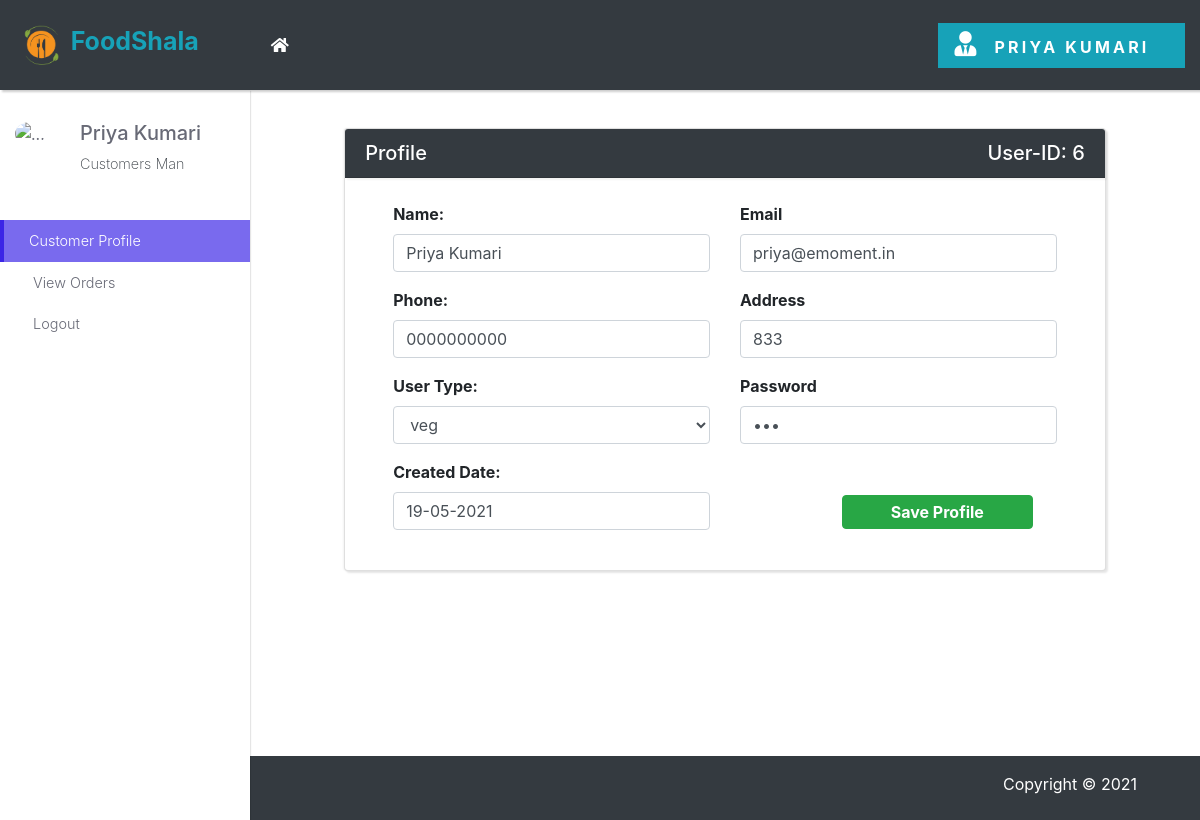
Page /Customer/customer.php (signed in) on the committed database.
### tables this page shows
CREATE TABLE `register` (
  `id` int(11) NOT NULL,
  `name` varchar(255) NOT NULL,
  `email` varchar(255) NOT NULL,
  `phone` varchar(255) NOT NULL,
  `address` varchar(255) NOT NULL,
  `res_type` varchar(255) NOT NULL,
  `password` varchar(255) NOT NULL,
  `created_at` timestamp NULL DEFAULT NULL,
  `updated_at` timestamp NULL DEFAULT NULL
);

### Customer/customer.php (the view, shortened to what this page needs)
<?php include 'pages/navbar.php'; ?>
<?php include 'pages/sidebar.php'; ?>
<div class="content-inner">
          <header class="page-header">
            <div class="container-fluid">
              <h2 class="no-margin-bottom">Customer</h2>
            </div>
          </header>
          <section class="updates padding-top">
            <div class="container-fluid">
              <div class="row justify-content-center">
                <div class="col-lg-10 justify-content-center">
                  <div class="recent-updates card">
                    <div class="card-header bg-dark text-white">
                      <div class="row RightSide">
                        <div class="col-md-6 UserProfile">
                          <h3 class="h5">Profile</h3>
                        </div>
                        <div class="col-md-6 text-right UserID">
                          <h3 class="h5">User-ID: <?php echo $_SESSION['customer_id']; ?></h3>
                        </div>
                      </div>
                    </div>
                    <div class="card-body no-padding px-5 py-4">
                      <?php
                        $id=$_SESSION['customer_id'];
                        $query="SELECT * FROM register WHERE id=$id ";
                        $run=mysqli_query($con,$query);
                        $row=mysqli_fetch_array($run);
                        foreach ($row as $user) {
                          $name=$row['name'];
                          $email=$row['email'];
                          $phone=$row['phone'];
                          $address=$row['address'];
                          $res_type=$row['res_type'];
                          $password=$row['password'];
                          $created_at=$row['created_at'];
                        }
                      ?>
                      <form action="" method="POST">
                        <div class="row">
                        <div class="col-md-6">
                          <label for="" class="font-weight-bold">Name:</label>
                          <div class="form-group">
                            <input type="text" class="form-control" value="<?php echo $name?>">
                          </div>
                        </div>
                        <div class="col-md-6">
                          <label for="" class="font-weight-bold">Email</label>
                          <div class="form-group">
                            <input type="text" class="form-control" value="<?php echo $email?>">
                          </div>
                        </div>
                      </div>
                      <div class="row">
                        <div class="col-md-6">
                          <label for="" class="font-weight-bold">Phone:</label>
                          <div class="form-group">
                            <input type="text" class="form-control" value="<?php echo $phone?>">
                          </div>
                        </div>
                        <div class="col-md-6">
                          <label for="" class="font-weight-bold">Address</label>
                          <div class="form-group">
                            <input type="text" class="form-control" value="<?php echo $address?>">
                          </div>
                        </div>
                      </div>
                      <div class="row">
                        <div class="col-md-6">
                          <label for="" class="font-weight-bold">User Type:</label>
                          <div class="form-group">
                            <select name="usertype" id="" class="form-control">
                              <option value="<?php echo $res_type;?>">
                                <?php echo $res_type;?>
                                </option>
                            </select>
                          </div>
                        </div>
                        <div class="col-md-6">
                          <label for="" class="font-weight-bold">Password</label>
                          <div class="form-group">
                            <input type="password" class="form-control" value="<?php echo $password ;?>">
                          </div>
                        </div>
                      </div>
                      <div class="row">
                        <div class="col-md-6">
                          <label for="" class="font-weight-bold">Created Date:</label>
                          <div class="form-group">
                            <input type="text" class="form-control" data-provide="datepicker"
                            value="<?php echo date("d-m-Y", strtotime($created_at)); ?>">
                          </div>
                        </div>
                        <div class="col-md-6">
                          <div class="form-group text-right mx-4" style="margin-top: 35px;">
                            <button type="submit" class="btn btn-success px-5 py-1 font-weight-bold SaveBtn">Save Profile</button>
                          </div>
                        </div>
                      </div>
                      </form>
                    </div>
                  </div>
                </div>
              </div>
            </div>
          </section>
<?php include 'pages/footer.php';?>

### Customer/include/css/main.css (style rules this page uses)
.no-padding { padding: 0 !important; }
.no-margin-bottom { margin-bottom: 0 !important; }
section { padding: 50px 0; }
header.page-header { padding: 20px 0; }
.content-inner { position: relative; width: calc(100% - 250px); min-height: calc(100vh - 70px); padding-bottom: 60px; }
.page-header { background: #fff; padding: 20px; -webkit-box-shadow: 2px 2px 2px rgba(0, 0, 0, 0.1); box-shadow: 2px 2px 2px rgba(0, 0, 0, 0.1); position: relative; z-index: 8; }
button, input { outline: none !important; }
.card { margin-bottom: 30px; -webkit-box-shadow: 2px 2px 2px rgba(0, 0, 0, 0.1), -1px 0 2px rgba(0, 0, 0, 0.05); box-shadow: 2px 2px 2px rgba(0, 0, 0, 0.1), -1px 0 2px rgba(0, 0, 0, 0.05); }
.card-header { -webkit-box-shadow: 2px 2px 2px rgba(0, 0, 0, 0.05); box-shadow: 2px 2px 2px rgba(0, 0, 0, 0.05); }
.card-header h1, .card-header h2, .card-header h3, .card-header h4, .card-header h5, .card-header h6 { margin-bottom: 0; }
body { overflow-x: hidden; }
.container-fluid { padding: 0 30px; }
.form-control { height: calc(2.25rem + 2px); border: 1px solid #dee2e6; border-radius: 0; padding: 0.375rem 0.75rem; }
select.form-control option { color: #999; }
button, input[type='submit'] { cursor: pointer; font-family: inherit; font-weight: 300 !important; }
.btn { font-weight: 400; border: 1px solid transparent; padding: 0.375rem 0.75rem; font-size: 1rem; line-height: 1.5; border-radius: 0.25rem; -webkit-transition: color 0.15s ease-in-out, background-color 0.15s ease-in-out, border-color 0.15s ease-in-out, -webkit-box-shadow 0.15s ease-in-out; transition: color 0.15s ease-in-out, background-color 0.15s ease-in-out, border-color 0.15s ease-in-out, -webkit-box-shadow 0.15s ease-in-out; transition: color 0.15s ease-in-out, background-color 0.15s ease-in-out, border-color 0.15s ease-in-out, box-shadow 0.15s ease-in-out; transition: color 0.15s ease-in-out, background-color 0.15s ease-in-out, border-color 0.15s ease-in-out, box-shadow 0.15s ease-in-out, -webkit-box-shadow 0.15s ease-in-out; }
.btn-success { color: color-yiq(#28a745); background-color: #28a745; border-color: #28a745; }
body { font-family: "Poppins", sans-serif; font-size: 1rem; font-weight: 400; line-height: 1.5; color: #212529; background-color: #fff; }
h1, h2, h3, h4, h5, h6, .h1, .h2, .h3, .h4, .h5, .h6 { margin-bottom: 0.5rem; font-family: inherit; font-weight: 700; line-height: 1.1; color: inherit; }
h2, .h2 { font-size: 1.3rem; }
h3, .h3 { font-size: 1.2rem; }
h5, .h5 { font-size: 1rem; }
.bg-dark { background-color: #343a40 !important; }
.card { background-color: #fff; border: 0 solid #eee; border-radius: 0; }
.card-body { padding: 1.25rem; }
.card-header { padding: 1rem 1.25rem; background-color: #fff; border-bottom: 1px solid #eee; }
.card-header:first-child { border-radius: 0 0 0 0; }

### rows in the picture
register: name "Priya Kumari", email "priya@emoment.in", phone "0000000000", address "833", usertype "veg", created_at "19-05-2021"

### other values in the picture
$_SESSION['resturant'] "PRIYA KUMARI"
$_SESSION['resturant'] "Priya Kumari"
$_SESSION['login_type'] "Customers"
$_SESSION['customer_id'] "6"
